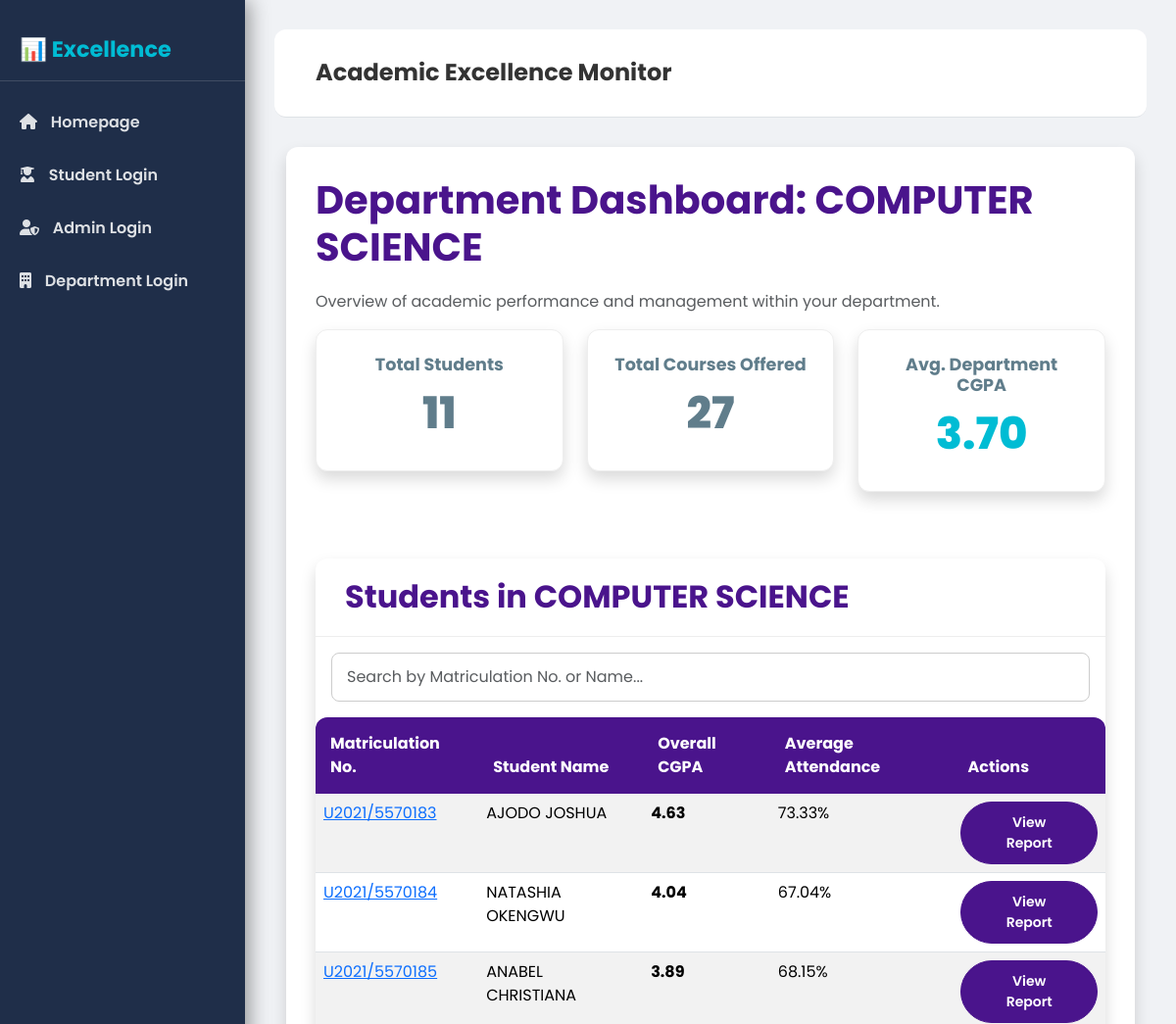
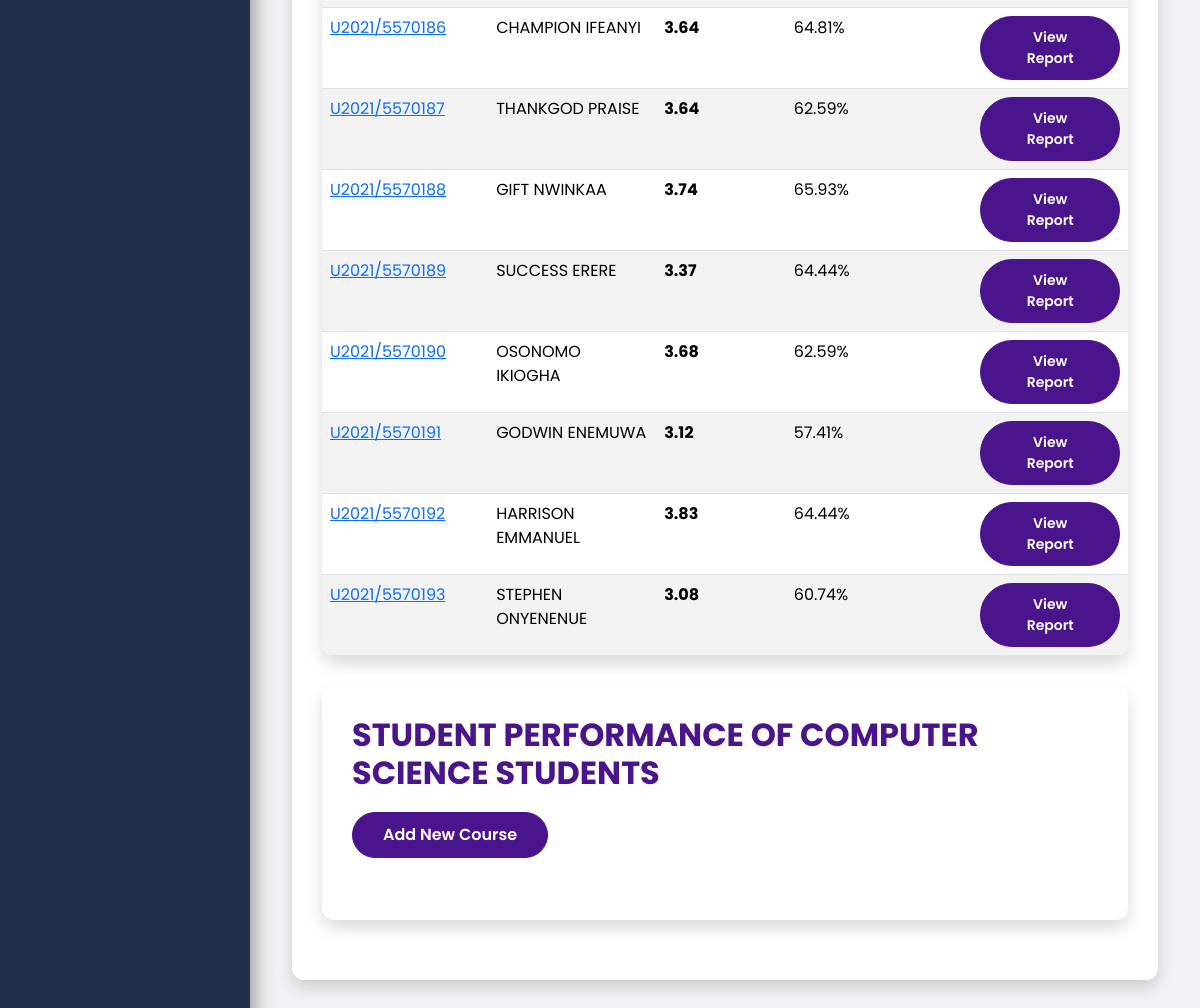
Screenshot of /department/dashboard/ (signed in) with the database file from the repository (2 pictures, top to bottom).
### performance_monitoring/models.py (models this page shows, shortened)
class Department(models.Model):
    name = models.CharField(max_length=100, unique=True)

class Student(models.Model):
    student_id = models.CharField(max_length=20, unique=True)
    name = models.CharField(max_length=100)
    email = models.EmailField(unique=True)
    phone_number = models.CharField(max_length=15, blank=True, null=True)
    department = models.ForeignKey(Department, on_delete=models.CASCADE)
    custom_password = models.CharField(max_length=128, blank=True, null=True)

### performance_monitoring/views.py (the view)
# urls.py: path('department/dashboard/', views.department_dashboard, name='department_dashboard'),
def department_dashboard(request):
    department_id = request.session.get('department_id')
    if not department_id:
        messages.error(request, "Please log in as a department admin to view this page.")
        return redirect('admin_department_login')
    department = get_object_or_404(Department, pk=department_id)
    total_students_in_dept = Student.objects.filter(department=department).count()
    total_courses_in_dept = Course.objects.filter(department=department).count()
    students_in_department = Student.objects.filter(department=department).prefetch_related('enrollment_set__course')
    department_overall_cgpa_sum = 0
    students_with_valid_cgpa = 0
    students_data_for_table = []
    for student in students_in_department:
        student_enrollments = student.enrollment_set.all()
        student_total_credit_units = 0
        student_weighted_grade_points = 0
        student_total_attendance_percentage_sum = 0
        student_courses_for_attendance_avg = 0
        for enrollment in student_enrollments:
            total_score = enrollment.total_score
            if total_score is not None and enrollment.course.credit_unit > 0:
                grade_point = get_grade_point(total_score)
                student_total_credit_units += enrollment.course.credit_unit
                student_weighted_grade_points += grade_point * enrollment.course.credit_unit
            if enrollment.attendance_percentage is not None:
                student_total_attendance_percentage_sum += enrollment.attendance_percentage
                student_courses_for_attendance_avg += 1
        student_cgpa = (student_weighted_grade_points / student_total_credit_units) if student_total_credit_units > 0 else 0
        student_avg_attendance = (student_total_attendance_percentage_sum / student_courses_for_attendance_avg) if student_courses_for_attendance_avg > 0 else 0
        if student_total_credit_units > 0:
            department_overall_cgpa_sum += student_cgpa
            students_with_valid_cgpa += 1
        students_data_for_table.append({
            'student': student,
            'overall_cgpa': student_cgpa,
            'average_attendance': student_avg_attendance,
        })
    avg_department_cgpa = (department_overall_cgpa_sum / students_with_valid_cgpa) if students_with_valid_cgpa > 0 else 0
    department_courses_list = []
    courses_in_department = Course.objects.filter(department=department).order_by('course_code').select_related('semester')
    for course in courses_in_department:
        enrolled_students_count = Enrollment.objects.filter(course=course).values('student').distinct().count()
        department_courses_list.append({
            'course': course,
            'enrolled_students_count': enrolled_students_count,
        })
    context = {
        'department': department,
        'total_students_in_dept': total_students_in_dept,
        'avg_department_cgpa': avg_department_cgpa,
        'total_courses_in_dept': total_courses_in_dept,
        'students_data': students_data_for_table,
        'department_courses': department_courses_list,
    }
    return render(request, 'performance_monitoring/department_dashboard.html', context)

### performance_monitoring/models.py (called while the page is built)
    @property
    def attendance_percentage(self):
        if self.classes_attended is not None:
            return (self.classes_attended / 10) * 100
        return 0.0

    @property
    def total_score(self):
        return self.ca_score + self.exam_score

### performance_monitoring/views.py (called while the page is built)
def get_grade_point(total_score):
    if total_score is None:
        return 0
    if 70 <= total_score <= 100:
        return 5
    elif 60 <= total_score <= 69:
        return 4
    elif 50 <= total_score <= 59:
        return 3
    elif 45 <= total_score <= 49:
        return 2
    elif 40 <= total_score <= 44:
        return 1
    else:
        return 0

### performance_monitoring/templates/performance_monitoring/department_dashboard.html (shortened to what this page needs)
{% extends "performance_monitoring/base.html" %}
{% block content %}
<div class="content-card">
    <h1>Department Dashboard: {{ department.name }}</h1>
    <p class="text-muted">Overview of academic performance and management within your department.</p>
    <div class="row mb-5">
        <div class="col-md-4">
            <div class="data-box total">
                <h3>Total Students</h3>
                <p>{{ total_students_in_dept }}</p>
            </div>
        </div>
        <div class="col-md-4">
            <div class="data-box total">
                <h3>Total Courses Offered</h3>
                <p>{{ total_courses_in_dept }}</p>
            </div>
        </div>
        <div class="col-md-4">
            <div class="data-box cgpa">
                <h3>Avg. Department CGPA</h3>
                <p class="{% if avg_department_cgpa >= 4.0 %}gpa-excellent{% elif avg_department_cgpa >= 3.0 %}gpa-good{% else %}gpa-poor{% endif %}">
                    {{ avg_department_cgpa|floatformat:2 }}
                </p>
            </div>
        </div>
    </div>
    <div class="content-card mt-4 p-0">
        <h2 style="padding: 20px 30px; margin-bottom: 0; border-bottom: 1px solid #eee;">Students in {{ department.name }}</h2>
        <div class="p-3 d-flex">
            <input type="text" id="studentSearch" class="form-control" placeholder="Search by Matriculation No. or Name..." onkeyup="filterStudents()" style="border-radius: 8px;">
        </div>
        <div class="table-responsive">
            <table class="table table-striped table-hover table-modern mb-0" id="studentTable">
                <thead>
                    <tr>
                        <th>Matriculation No.</th>
                        <th>Student Name</th>
                        <th>Overall CGPA</th>
                        <th>Average Attendance</th>
                        <th>Actions</th>
                    </tr>
                </thead>
                <tbody>
                    {% for data in students_data %}
                    <tr>
                        <td class="student-id">
                            <a href="{% url 'student_performance_report' student_id=data.student.student_id %}">{{ data.student.student_id }}</a>
                        </td>
                        <td class="student-name">{{ data.student.name }}</td>
                        <td class="{% if data.overall_cgpa >= 4.0 %}gpa-excellent{% elif data.overall_cgpa >= 3.0 %}gpa-good{% else %}gpa-poor{% endif %}">
                            {{ data.overall_cgpa|floatformat:2 }}
                        </td>
                        <td>{{ data.average_attendance|floatformat:2 }}%</td>
                        <td>
                            <a href="{% url 'student_performance_report' student_id=data.student.student_id %}" class="btn btn-sm btn-primary">View Report</a>
                        </td>
                    </tr>
                    {% endfor %}
                </tbody>
            </table>
        </div>
    </div>
    <div class="content-card mt-4">
        <h2>STUDENT PERFORMANCE OF {{ department.name }} STUDENTS</h2>
        <a href="{% url 'admin:performance_monitoring_course_add' %}" class="btn btn-primary mb-3">Add New Course</a>
        <div class="table-responsive">
        </div>
    </div>
</div>
{% endblock %}

### performance_monitoring/templates/performance_monitoring/base.html (shortened to what this page needs)
{% load static %}
<!DOCTYPE html>
<html lang="en">
<head>
    <link href="https://cdn.jsdelivr.net/npm/bootstrap@5.3.3/dist/css/bootstrap.min.css" rel="stylesheet">
    <link rel="stylesheet" href="https://cdnjs.cloudflare.com/ajax/libs/font-awesome/6.0.0-beta3/css/all.min.css">
    <link rel="stylesheet" href="{% static 'css/style.css' %}">
</head>
<body>
<div id="wrapper">
    <div id="sidebar-wrapper">
        <div class="sidebar-heading">📊 Excellence</div>
        <div class="list-group list-group-flush">
            <a href="{% url 'home' %}" class="list-group-item list-group-item-action {% if request.path == '/' %}active{% endif %}">
                <i class="fas fa-home"></i> Homepage
            </a>
            <a href="{% url 'student_login' %}" class="list-group-item list-group-item-action {% if 'student/login' in request.path %}active{% endif %}">
                <i class="fas fa-user-graduate"></i> Student Login
            </a>
            <a href="{% url 'admin_login' %}" class="list-group-item list-group-item-action {% if 'admin/login' in request.path %}active{% endif %}">
                <i class="fas fa-user-shield"></i> Admin Login
            </a>
            <a href="{% url 'admin_department_login' %}" class="list-group-item list-group-item-action {% if 'department/login' in request.path %}active{% endif %}">
                <i class="fas fa-building"></i> Department Login
            </a>
        </div>
    </div>
    <div id="page-content-wrapper">
        <nav class="navbar navbar-expand-lg navbar-light border-bottom content-card" style="box-shadow: none; background: #FFF;">
            <div class="container-fluid">
                <h2 class="mb-0" style="font-size: 1.5rem; color: var(--primary-dark);">
                    Academic Excellence Monitor
                </h2>
                </div>
        </nav>
        <div class="container-fluid">
            {% block content %}
            {% endblock %}
        </div>
    </div>
    </div>
</body>
</html>

### performance_monitoring/static/css/style.css (style rules this page uses)
:root { --primary-color: #4A148C; --secondary-color: #00BCD4; --background-light: #F0F2F5; --sidebar-bg: #1F2E49; --content-bg: #FFFFFF; --text-dark: #333333; --text-light: #FFFFFF; --shadow-deep: 0 8px 16px rgba(0, 0, 0, 0.15); --border-radius-large: 12px; --success-color: #4CAF50; --danger-color: #E91E63; --neutral-color: #607D8B; }
body { font-family: 'Poppins', sans-serif; background-color: var(--background-light); color: var(--text-dark); }
#wrapper { display: flex; min-height: 100vh; }
#sidebar-wrapper { min-width: 250px; background-color: var(--sidebar-bg); color: var(--text-light); transition: margin 0.3s ease-out; padding-top: 20px; box-shadow: 4px 0 20px rgba(0, 0, 0, 0.4); }
.sidebar-heading { padding: 0.875rem 1.25rem; font-size: 1.4rem; font-weight: 700; color: var(--secondary-color); border-bottom: 1px solid rgba(255, 255, 255, 0.15); margin-bottom: 15px; }
.list-group-item { background-color: var(--sidebar-bg); color: rgba(255, 255, 255, 0.85); border: none; padding: 15px 20px; font-weight: 600; transition: background-color 0.2s, color 0.2s, border-left 0.2s; border-left: 5px solid transparent; border-radius: 0; }
.list-group-item i { margin-right: 10px; }
#page-content-wrapper { width: 100%; padding: 30px; }
.content-card { background: var(--content-bg); border-radius: var(--border-radius-large); box-shadow: var(--shadow-deep); padding: 30px; margin-bottom: 30px; }
h1, h2, h3 { font-weight: 700; color: var(--primary-color); margin-bottom: 20px; }
.btn-primary, .btn-success, .btn-warning, .btn-info { border-radius: 50px; padding: 10px 30px; font-weight: 600; transition: all 0.3s; }
.btn-primary { background-color: var(--primary-color); border-color: var(--primary-color); }
.form-control, .form-select { border-radius: 8px; border: 1px solid #ccc; padding: 12px 15px; }
.data-box { text-align: center; padding: 25px; border-radius: var(--border-radius-large); box-shadow: var(--shadow-deep); background: var(--content-bg); margin-bottom: 20px; transition: transform 0.3s, box-shadow 0.3s; border: 1px solid #eee; }
.data-box h3 { font-size: 1.1rem; color: var(--neutral-color); margin-bottom: 5px; }
.data-box p { font-size: 2.8rem; font-weight: 800; margin: 0; }
.data-box.cgpa p { color: var(--secondary-color); }
.data-box.total p { color: var(--neutral-color); }
.gpa-excellent, .grade-A { color: var(--success-color); font-weight: 700; }
.gpa-good, .grade-B { color: var(--secondary-color); font-weight: 700; }
.table-modern { border-radius: var(--border-radius-large); overflow: hidden; }
.table-modern thead th { background-color: var(--primary-color); color: var(--text-light); font-weight: 700; border: none; padding: 15px; }

### rows the page displays
Department: name "COMPUTER SCIENCE"
Student: student.student_id "U2021/5570183", student.name "AJODO JOSHUA", overall_cgpa "4.63", average_attendance "73.33"
Student: student.student_id "U2021/5570184", student.name "NATASHIA OKENGWU", overall_cgpa "4.04", average_attendance "67.04"
Student: student.student_id "U2021/5570185", student.name "ANABEL CHRISTIANA", overall_cgpa "3.89", average_attendance "68.15"
Student: student.student_id "U2021/5570186", student.name "CHAMPION IFEANYI", overall_cgpa "3.64", average_attendance "64.81"
Student: student.student_id "U2021/5570187", student.name "THANKGOD PRAISE", overall_cgpa "3.64", average_attendance "62.59"
Student: student.student_id "U2021/5570188", student.name "GIFT NWINKAA", overall_cgpa "3.74", average_attendance "65.93"
Student: student.student_id "U2021/5570189", student.name "SUCCESS ERERE", overall_cgpa "3.37", average_attendance "64.44"
Student: student.student_id "U2021/5570190", student.name "OSONOMO IKIOGHA", overall_cgpa "3.68", average_attendance "62.59"
Student: student.student_id "U2021/5570191", student.name "GODWIN ENEMUWA", overall_cgpa "3.12", average_attendance "57.41"
Student: student.student_id "U2021/5570192", student.name "HARRISON EMMANUEL", overall_cgpa "3.83", average_attendance "64.44"
Student: student.student_id "U2021/5570193", student.name "STEPHEN ONYENENUE", overall_cgpa "3.08", average_attendance "60.74"

### other values shown
{{ total_students_in_dept }} "11"
{{ total_courses_in_dept }} "27"
{{ avg_department_cgpa|floatformat:2 }} "3.70"
